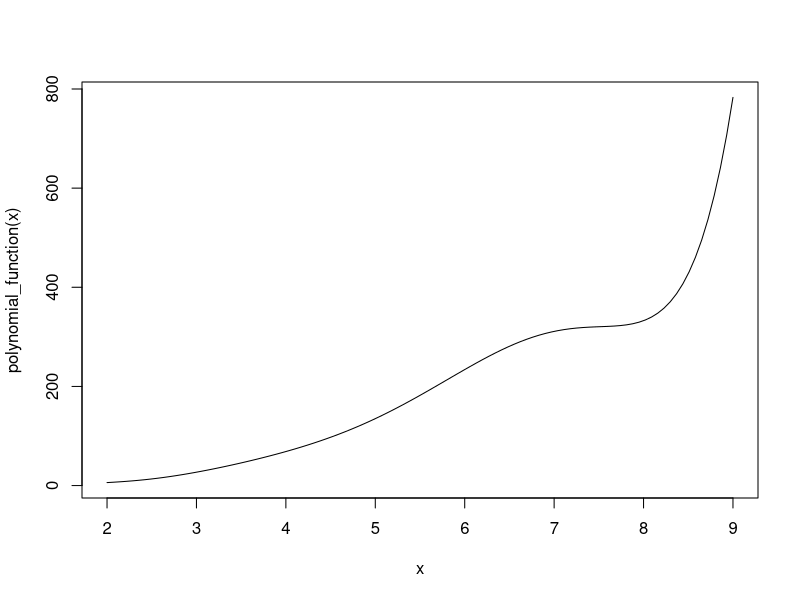
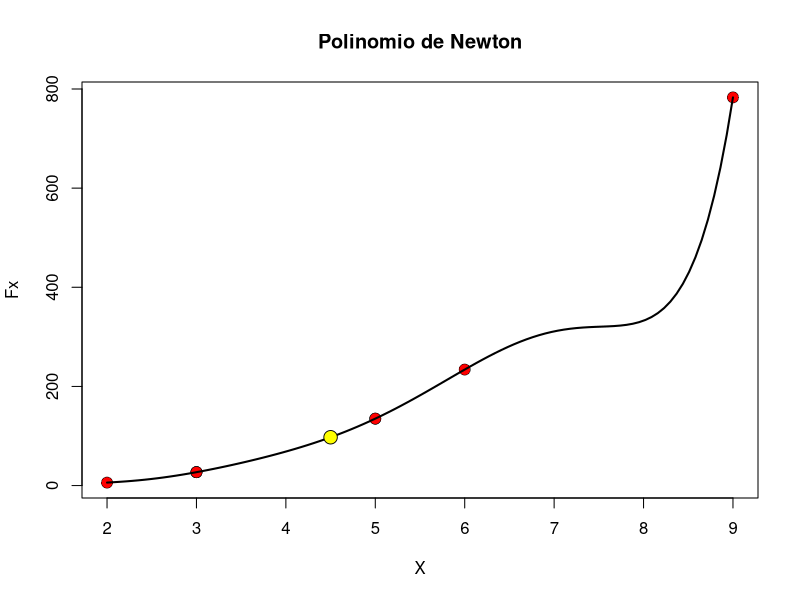
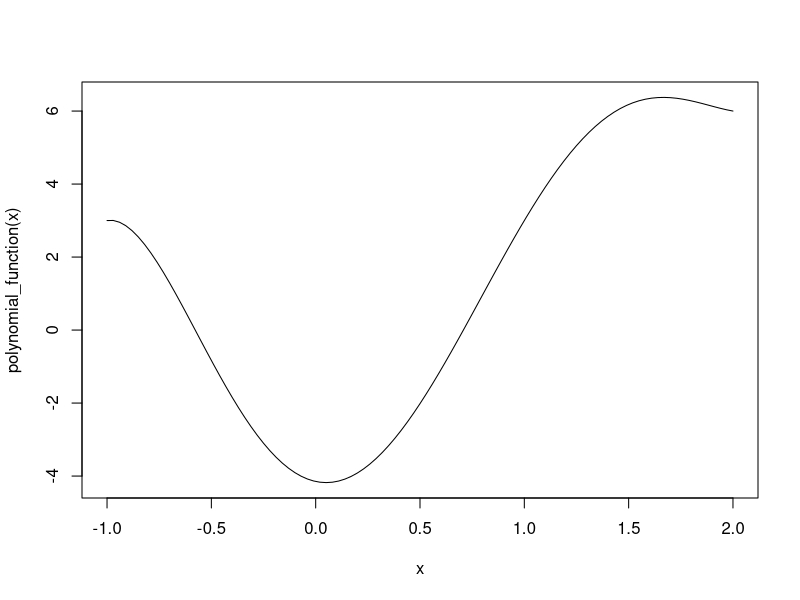
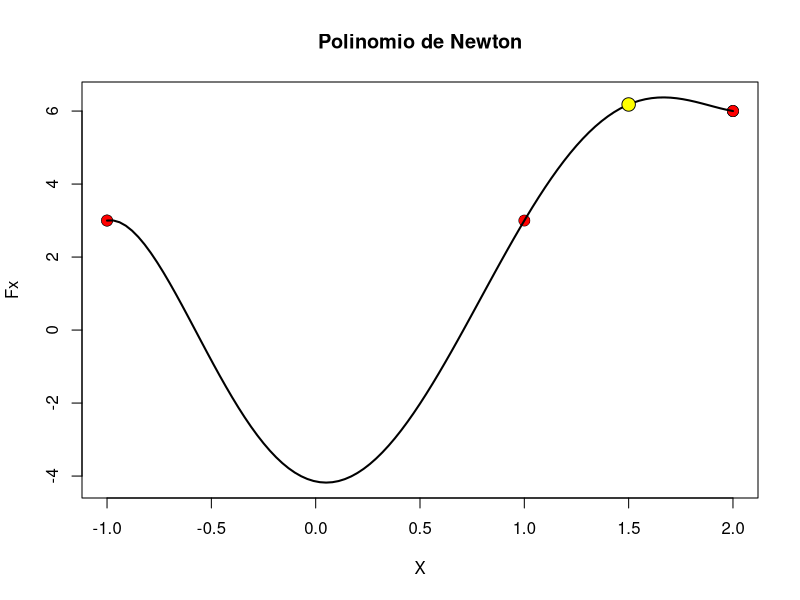

Reproduce these figures in R, in order.
intH = function(A, xs, showTable = FALSE, showExpr = FALSE, showMatrix = FALSE){
  A = A[order(A[, 1]), ]
  
  expandedTable = A
  pos = 0
  for (i in 1:nrow(A)){
    for (j in ncol(A):3){
      if (!is.na(A[i,j])){
        if ((sum(is.na(A[i,3:j])) == 0)){
          newRow = A[i,]
          newRow[(j):length(newRow)] = NA
          isLastRow = (i + 1 + pos) > nrow(expandedTable)
          if (isLastRow){
            expandedTable = rbind(expandedTable, newRow)
            
          } else{
            expandedTable = rbind(expandedTable[1:(i + pos), ], newRow, expandedTable[(i + 1 + pos):nrow(expandedTable), ])
          }
          pos = pos + 1
        } else{
          expandedTable[(i + pos), j] = NA
        }
      }
    }
  }
  row.names(expandedTable) = NULL
  
  
  for (i in 1:nrow(expandedTable)) {
    for (j in 3:ncol(expandedTable)) {
      if (!is.na(expandedTable[i, j])) {
        expandedTable[i, j] <- expandedTable[i, j] / (factorial(j - 2))
      }
    }
  }
  
  
  degree = nrow(expandedTable) - 1
  x = xs
  dividedDifferences = expandedTable
  
  for (i in 1:degree){
    result = rep(0, nrow(expandedTable))
    
    for (j in 1:(nrow(expandedTable) - i)){
      currentCol = i + 1
      
      if ((currentCol + 1) > ncol(dividedDifferences) || is.na(dividedDifferences[j, (currentCol + 1)])){
        currentDifference = dividedDifferences[(j + 1), currentCol]
        previousDifference = dividedDifferences[j, currentCol]
        currentX = dividedDifferences[(j + i), 1]
        previousX = dividedDifferences[j, 1]
        
        result[j] = (currentDifference - previousDifference) / (currentX - previousX)
      } else{
        result[j] = dividedDifferences[j, (currentCol + 1)]
      }
    }
    
    if (currentCol < ncol(expandedTable)){
      dividedDifferences[, (currentCol + 1)] = result
    } else{
      dividedDifferences = cbind(dividedDifferences, result)
    }
    
    colnames(dividedDifferences)[i+2] = paste("DD", i)
  }
  
  if (showTable){
    print("Divided differences: ")
    print(dividedDifferences)
    print("------")
  }
  
  expr = as.character(dividedDifferences[1, 2])
  matrix = matrix(c(0, dividedDifferences[1, 2], dividedDifferences[1, 2], dividedDifferences[1, 2]), nrow = nrow(expandedTable), ncol = 4, byrow = TRUE)
  colnames(matrix) = list("Order", "Coef", "Coef value", "Aprox")
  for (i in 1:degree) {
    term = "1"
    
    for (j in 1:i) {
      term = paste(term, "*", paste("(x - ", dividedDifferences[j, 1], ")", sep = ""))
    }
    
    expr = paste(expr, "+", as.character(dividedDifferences[1, i + 2]), "*", term)
    aprox = eval(parse(text = expr))
    coefValue = eval(parse(text = paste(as.character(dividedDifferences[1, i + 2]), "*", term)))
    matrix[i+1,] = c(i, dividedDifferences[1, (i + 2)], coefValue, aprox)
  }
  
  if (showExpr){
    cat("P(x) = ", expr, "\n")
    print("------")
  }
  
  # Graphs
  polynomial_function = function(x) {
    eval(parse(text = expr))
  }
  
  curve = curve(polynomial_function, from = min(expandedTable[,1]), to = max(expandedTable[,1]))
  
  plot(expandedTable[,1], expandedTable[,2], pch = 21, cex = 1.5, lwd = 0.5, bg = "red", main = "Polinomio de Newton", xlab = "X", ylab = "Fx", ylim = c(min(curve$y), max(curve$y)))
  curve(polynomial_function, from = min(expandedTable[,1]), to = max(expandedTable[,1]), col = "black", lwd = 2, add = TRUE)
  points(xs, polynomial_function(xs), pch = 21, cex = 1.8, lwd = 0.9, bg = "yellow")
  
  if (showMatrix){
    print("Matrix: ")
    print(matrix)
    print("------")
  }
  
  cat("Aprox: ")
  
  return(polynomial_function(xs))
}


# Ejemplo
x=c(3,2,5,6,9)
fx=c(27,6,135,234,783)
dx=c(33,NA,85,NA,NA)
dxx=c(20,NA,NA,15,NA)
A=cbind(x,fx, dx, dxx) ; A

intH(A, 4.5, T, T, T)

# Ejemplo PPT
x = c(-1, 1, 2)
fx = c(3, 3, 6)
dx = c(1,NA,-1)
dxx = c(NA, NA, 10)
A = cbind(x,fx,dx, dxx) ; A

intH(A,1.5,T,T)
